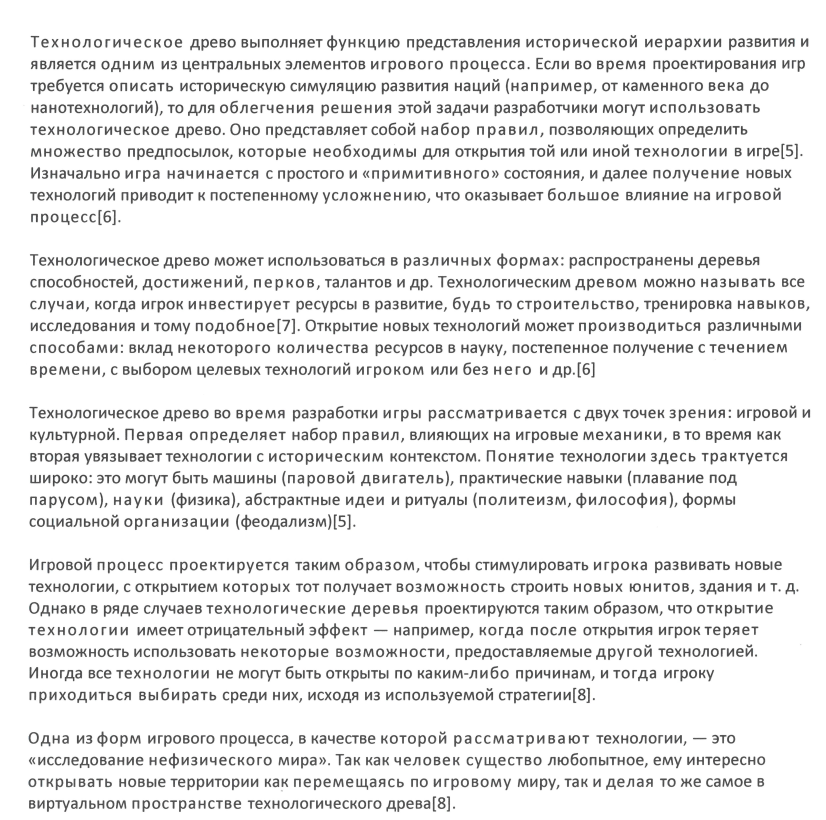
#> input picture 12.jpg, 4126 x 4098 px (shown at 1/5 size)
$ python main.py
#> lines starting #> are read from the running program, lines starting #| are printed output that depends on the picture; after the words box and inside, x2 and y2 are one past the last pixel; in counts of white or black regions, pixels touching at a corner belong together
import pandas as pd
import pytesseract
import matplotlib.patches as patches
import numpy as np
import cv2
from PIL import Image
from scipy.stats import mode
from matplotlib import pylab as plt
from math import fabs

"""
Работа алгоритма
1. Чтение файла и препроцессинг
2. MSER определение средних размеров букв
3. Определение границ символов cv2.findCounters
4. Фильтрация боксов символов по размеру: удаляем совсем мелкие и вложенные в другие
5. Определение слов в тексте. Определение границ слов. Найти расстояние мужду буквами в слове
6. Сопоставление границ слов с границами Tesseract
7. Сравнение длин CV2 и Tesseract
8. Найти соотвествия букв, т.е. примеры по классам букв
9. Сделать классификатор содержания бокса (ищем букву)
10. Найти и решить проблемные участки: там где тессеракт или опенси сиви ошибся
11. Визуализация полученного
"""

"""
1. Чтение файла и препроцессинг
"""
def preprocess_function(image_path):
    """
    :param image_path: путь к изображению
    :return: изображение, чб изображение, изображение по порогу
    """
#> called with image_path = '12.jpg'
    im = cv2.imread(image_path)
#> im is the input picture: shape (4098, 4126, 3); mean B, G, R 234.3, 234.3, 234.3
    gray = cv2.cvtColor(im, cv2.COLOR_BGR2GRAY)
    thresh = cv2.adaptiveThreshold(gray, 255, cv2.ADAPTIVE_THRESH_MEAN_C,
                                   cv2.THRESH_BINARY_INV, 11, 2)
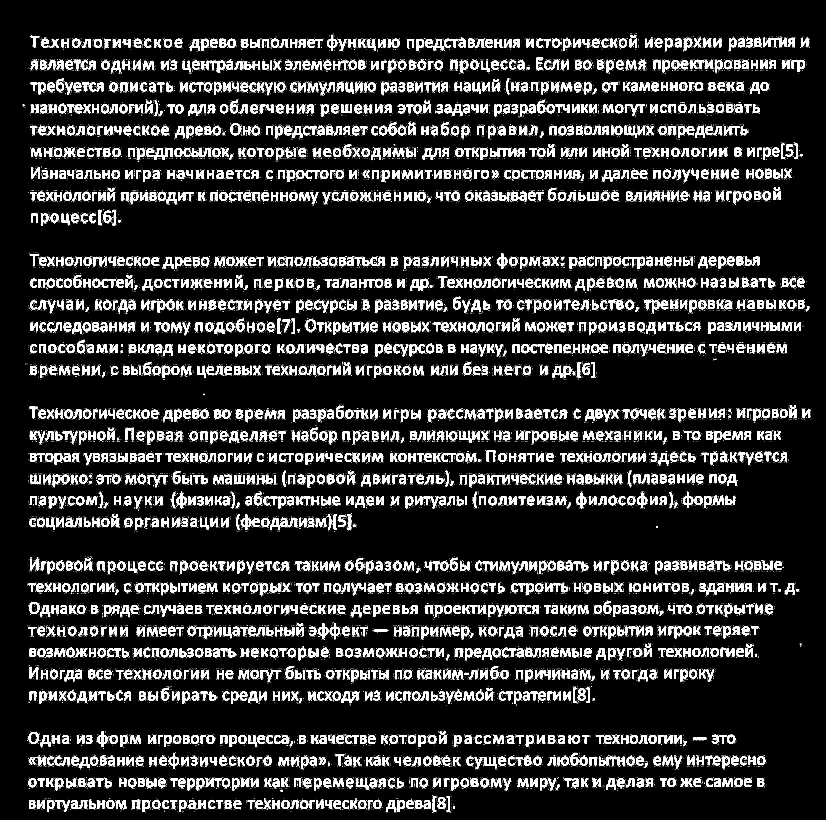
#> thresh: shape (4098, 4126) (shown at 1/5 size); 12% white; 31668 white regions (29308 under 20 px)
    return im, gray, thresh

"""
2. MSER определение средних размеров букв
"""
def box_cteate(points_list):
    """
    :param points_list: список точек, описывающих контур
    :return: таблица вида: крайняя левая координата по x, верний угол контура по y, ширина, высота
    """
    box_list = []
    for hull in points_list:
        hull_np = np.array(hull).reshape((len(hull),2))
        min_x = np.min(hull_np[:, 0])
        min_y = np.min(hull_np[:, 1])
        max_x = np.max(hull_np[:, 0])
        max_y = np.max(hull_np[:, 1])
        width = max_x - min_x
        height = max_y - min_y
        box_list += [[min_x, min_y, width, height, max_y]]
    box_df = pd.DataFrame(box_list, columns=['left', 'top', 'width', 'height', 'l'])
    return box_df

def image_to_mser_data(thresh):
    """
    :param thresh: изображение
    :return: таблица рамок
    """
    mser = cv2.MSER_create()
    regions, _ = mser.detectRegions(thresh)
#> regions = 3539 items
    hulls = [cv2.convexHull(p.reshape(-1, 1, 2)) for p in regions]
#> hulls = 3539 contours; largest, box (x1, y1, x2, y2) and area: (1303, 3350, 1404, 3409) 4584, (766, 2375, 840, 2433) 3087, (3152, 522, 3225, 581) 3071, (276, 4001, 350, 4060) 2960, (314, 2158, 387, 2216) 2916
    box_df_mser = box_cteate(hulls)
#> the loop in box_cteate, `for hull in points_list:` made 3539 passes
#> (min_x, min_y, max_x, max_y, width, height) on passes 3 to 5: (526, 764, 542, 777, 16, 13), (658, 2272, 672, 2281, 14, 9), (657, 2288, 673, 2301, 16, 13)
#> after the loop in box_cteate, `for hull in points_list:`: box_list = 3539 items, first 6: [288, 3898, 19, 30, 3928], [526, 748, 15, 8, 756], [526, 764, 16, 13, 777], [658, 2272, 14, 9, 2281], [657, 2288, 16, 13, 2301], [753, 437, 15, 12, 449]
#> in box_cteate, `box_df = pd.DataFrame(box_list, columns=['left', 'top', 'width', 'heig..`: box_df = table of 3539 rows and 5 columns
#> box_df_mser = table of 3539 rows and 5 columns
    return box_df_mser

def mean_box(box_df):
    """
    :param box_df: таблица рамок
    :return: средний размер рамки: ширина и высота
    """
    width_list = []
    height_list = []
    for i in range(len(box_df)):
        width_i = box_df['width'].iloc[i]
        height_i = box_df['height'].iloc[i]
        width_list += [width_i]
        height_list += [height_i]
    width_mean = int(mode(np.array(width_list))[0])
    height_mean = int(mode(np.array(height_list))[0])
    # print('количество модальных значений', mode(np.array(width_list))[1])
    # print('количество модальных значений', mode(np.array(height_list))[1])
    return width_mean, height_mean

"""
3. Определение границ символов cv2.findCounters
"""
def counters_function(thresh):
    """
    :param thresh: патч
    :return: таблицу с границами каки-то символов
    """
    contours, hierarchy = cv2.findContours(thresh, cv2.RETR_TREE, cv2.CHAIN_APPROX_SIMPLE)
    box_df_counters = box_cteate(contours)
    return box_df_counters

"""
4. Фильтрация боксов символов по размеру: удаляем совсем мелкие и вложенные в другие
"""

def filter_boxes(box_df_counters, width_mean, height_mean,k=0.8):
    # фильтры размера бокса
    box_df_counters = box_df_counters[box_df_counters["width"] > width_mean * k]
    box_df_counters = box_df_counters[box_df_counters["height"] > height_mean * k]
    box_df_counters = box_df_counters.sort_values(by=['l'])
    box_number = len(box_df_counters)
    box_df_counters.index = pd.RangeIndex(0, box_number)
    # добавление информации о строках и сортировка по порядку всех боксов
    line = 0
    box_df_counters['line'] = line
    for box in range(1, box_number):
        dist_top = box_df_counters['l'].iloc[box] - box_df_counters['l'].iloc[box - 1]
        print('расстояние между символами: ', dist_top, 'высота средняя: ', height_mean)
        print('высота символа', box_df_counters['height'].iloc[box])
        if dist_top > height_mean * k:
            line += 1
        else:
            pass
        box_df_counters['line'].iloc[box] = line
    box_df_counters = box_df_counters.sort_values(by=['line', 'left'])
    # удаление внутренних областей в буквах
    box_df_counters.index = pd.RangeIndex(0, box_number)
    dell_list =[]
    for box in range(1, box_number):
        dist_w = fabs(box_df_counters["left"].iloc[box] - box_df_counters["left"].iloc[box - 1])
        condition1 = (dist_w < width_mean * k)
        condition2 = (box_df_counters["left"].iloc[box] + box_df_counters["width"].iloc[box]
                    - box_df_counters["left"].iloc[box - 1] - box_df_counters["width"].iloc[box - 1]) < 0
        condition3 = (box_df_counters["line"].iloc[box] == box_df_counters["line"].iloc[box-1])
        condition = (condition1 | condition2) & condition3
        if condition:
            print('Внутренний бокс: ', dist_w, ' < ',  width_mean * k/2)
            dell_list += [box]
    box_df_counters.drop(dell_list, inplace=True)
    box_number = len(box_df_counters)
    box_df_counters.index = pd.RangeIndex(0, box_number)
    box_df_counters.to_csv('result.csv')
    return box_df_counters

"""
5. Определение слов в тексте Определение границ слов
"""
def words_detection(box_df_counters, width_mean, k1 = 0.4, k2 = 0.6):
    box_number = len(box_df_counters)
    box_df_counters.index = pd.RangeIndex(0, box_number)
    box_words = []
    word = -1
    box_df_counters['word'] = word
    word = 0
    box_df_counters['word'].iloc[0] = word
    dist_l = dist_w = None
    box_df_counters['dist_l'] = dist_l
    box_df_counters['dist_w'] = dist_w

    box_s = []
    for box in range(1, box_number):
        dist_x = fabs(box_df_counters['left'].iloc[box] - box_df_counters['left'].iloc[box - 1])
        dist_l = (box_df_counters['left'].iloc[box] - box_df_counters['left'].iloc[box - 1]
                    - box_df_counters['width'].iloc[box - 1])
        condition1 = (box_df_counters["line"].iloc[box] == box_df_counters["line"].iloc[box-1])

        condition2 = dist_l > width_mean * k1
        condition3 = box_df_counters["word"].iloc[box - 2] == box_df_counters["word"].iloc[box - 1]

        if condition2&condition1&condition3 == True: # скорее всего буква "ы"
            # рамка от границ предыдущего символа к слежующему
            padding_h = int(box_df_counters['height'].iloc[box - 1]*0.2)
            f_y1 = box_df_counters['top'].iloc[box - 1] - padding_h
            f_y2 = box_df_counters['top'].iloc[box - 1] + box_df_counters['height'].iloc[box - 1] + padding_h
            f_x1 = box_df_counters['left'].iloc[box - 1] + box_df_counters['width'].iloc[box - 1]
            f_x2 = box_df_counters['left'].iloc[box]
            box_i = thresh[f_y1: f_y2, f_x1: f_x2]
            box_s += [[f_x1, f_y1, (f_x2-f_x1), (f_y2-f_y1), f_y2]]
            box_df_l = counters_function(box_i)
            if len(box_df_l) != 0:
                box_df_l = box_df_l[box_df_l["height"] < box_df_counters['height'].iloc[box - 1]*1.1]
                box_df_l = box_df_l[box_df_l["height"] > box_df_counters['height'].iloc[box - 1]*0.9]
                if len(box_df_l) == 1:
                    # буква ы внутри слова - увеличивываем размер бокса
                    box_df_counters['width'].iloc[box - 1] = (box_df_counters['width'].iloc[box - 1]
                                                              + box_df_l['left'].iloc[0] + box_df_l['width'].iloc[0])
                    dist_x = fabs(box_df_counters['left'].iloc[box] - box_df_counters['left'].iloc[box - 1])
                    dist_l = (box_df_counters['left'].iloc[box] - box_df_counters['left'].iloc[box - 1]
                              - box_df_counters['width'].iloc[box - 1])
            else:
                pass

        condition4 = dist_l > width_mean * k2
        condition5 = (box_df_counters["line"].iloc[box] != box_df_counters["line"].iloc[box - 1])
        condition = (condition1 & condition4) | condition5
        if condition:
            print('новое слово')
            # находим координаты слова
            box_df_w = box_df_counters[box_df_counters['word'] == word]
            if len(box_df_w) == 1:
                left = box_df_counters['left'].iloc[box-1]
                top = box_df_counters['top'].iloc[box-1]
                width = box_df_counters['width'].iloc[box-1]
                line = box_df_counters['line'].iloc[box-1]
            else:
                left = np.min(np.array(box_df_w['left']))
                top = np.min(np.array(box_df_w['top']))
                width = np.max(np.array(box_df_w['left'])) + box_df_counters['width'].iloc[box - 1] - left
                height = np.max(np.array(box_df_w['l'])) - np.min(np.array(box_df_w['top']))
                line = box_df_counters['line'].iloc[box - 1]
                print('строка', line)

            box_words += [[left, top, width, height, line, word, dist_l]]
            box_df_counters['dist_w'].iloc[box - 1] = dist_l

            word += 1

        else:
            box_df_counters['dist_l'].iloc[box - 1] = dist_l

        box_df_counters['word'].iloc[box] = word

    box_df_s = pd.DataFrame(box_s, columns=['left', 'top', 'width', 'height', 'l'])
    box_df_words = pd.DataFrame(box_words, columns=['left', 'top', 'width', 'height', 'line', 'word', 'dist_w'])
    print('сохранены таблицы с границами букв и слов. расстояниеми между букв в словах и между слов.')
    box_df_counters.to_csv('result.csv')
    box_df_words.to_csv('words_result.csv')
    return box_df_counters, box_df_words

"""
бн. Подача боксов в Tesseract: классификация содержимого бокса
"""

# [42 lines left out: function char_box, not called in this run]

"""
7. Выделение слов при помощи Tesseract, расчёт размеров боксов

"""
# [90 lines left out: function read_tesser, not called in this run]

"""
12. Визуализация полученного
"""
def plt_boxes(box_df, img, figsize=(15, 15), line_color = 'r', linewidth = 1):
    fig,ax = plt.subplots(1,figsize=figsize)
    vis = img.copy()
    ax.imshow(vis)
    for i in range(len(box_df)):
        left = box_df['left'].iloc[i]
        top = box_df['top'].iloc[i]
        width = box_df['width'].iloc[i]
        height = box_df['height'].iloc[i]
        rect1 = patches.Rectangle((left,top),width,height,
                                  linewidth=linewidth,edgecolor= line_color,facecolor='none')
        ax.add_patch(rect1)
    plt.savefig(f'{line_color}_result.png', format='png', dpi=300)
    print('Изображение сохранено локально')

if __name__ == '__main__':
    image_path= '12.jpg'
    im, gray, thresh = preprocess_function(image_path)
    box_df_mser = image_to_mser_data(thresh)
#> box_df_mser = table of 3539 rows and 5 columns
    width_mean, height_mean = mean_box(box_df_mser)
#> width_mean = 36; height_mean = 42
    box_df_counters = counters_function(thresh)
#> in counters_function, `contours, hierarchy = cv2.findContours(thresh, cv2.RETR_TREE, cv2.CHAI..`: contours = 37355 contours, 33789 with area under 20; largest, box (x1, y1, x2, y2) and area: (1528, 1598, 1580, 1657) 2411, (1152, 617, 1204, 676) 2410, (146, 3010, 197, 3069) 2348, (143, 3660, 194, 3719) 2341, (3414, 2463, 3466, 2540) 2098
#> the loop in box_cteate (call 2), `for hull in points_list:` made 37355 passes
#> (min_x, min_y, max_x, max_y, width, height) on passes 3 to 5: (2248, 4063, 2250, 4063, 2, 0), (2238, 4063, 2238, 4063, 0, 0), (2232, 4063, 2232, 4063, 0, 0)
    box_df_counters = filter_boxes(box_df_counters, width_mean, height_mean,k=0.6)
#> the loop in filter_boxes, `for box in range(1, box_number):` made 2503 passes
#> (printed output is left out)
    box_df_counters, box_df_words = words_detection(box_df_counters, width_mean)
#> after the loop in words_detection, `for box in range(1, box_number):`:
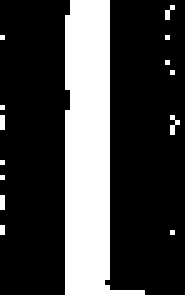
#> box_i: shape (59, 37) (shown 5 times larger); 25.3% white; 14 white regions (13 under 20 px), largest, box (x1, y1, x2, y2) and area: (13, 0, 29, 59) 530
    # box_df_final = char_box(thresh, box_df_counters, height_mean)
    plt_boxes(box_df_counters, im, figsize=(15, 15), line_color = 'r', linewidth = 1)
#> in plt_boxes, `plt.savefig(f'{line_color}_result.png', format='png', dpi=300)`:
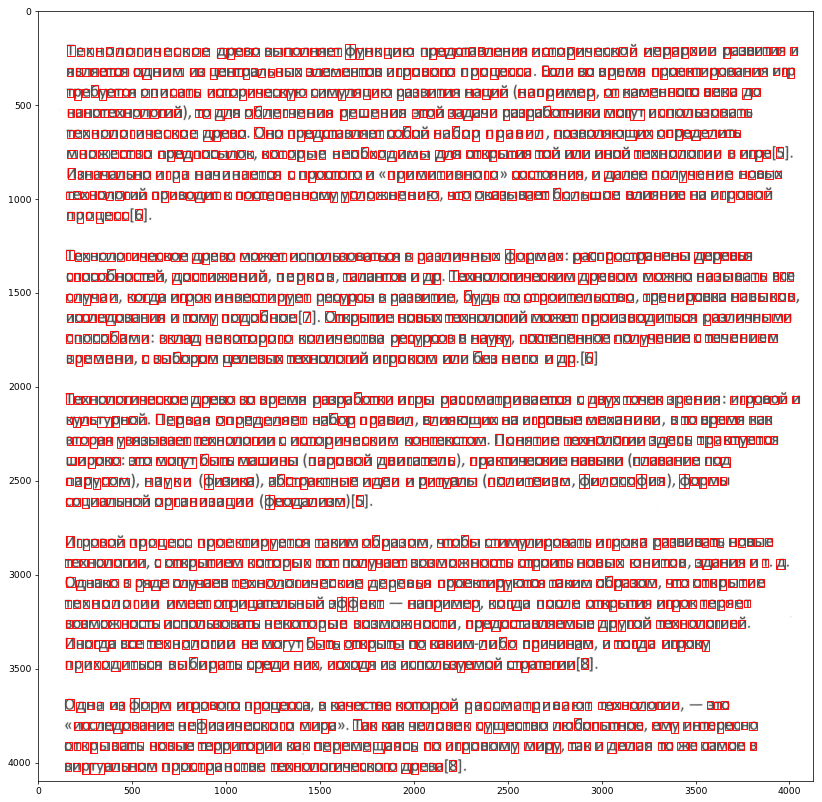
#> figure drawn by matplotlib, 1 panel; B, G, R data is drawn as R, G, B
    plt_boxes(box_df_words, im, figsize=(15, 15), line_color='g', linewidth=1)
#> call 2 of plt_boxes, with figsize = (15, 15), line_color = 'g', linewidth = 1
#> in plt_boxes (call 2), `plt.savefig(f'{line_color}_result.png', format='png', dpi=300)`:
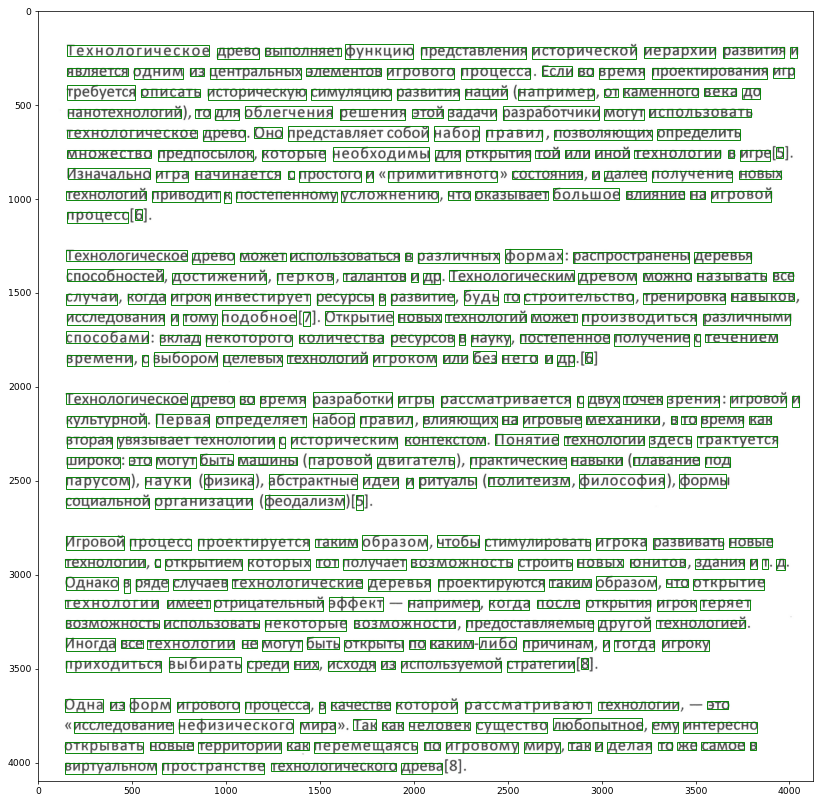
#> figure drawn by matplotlib, 1 panel; B, G, R data is drawn as R, G, B
